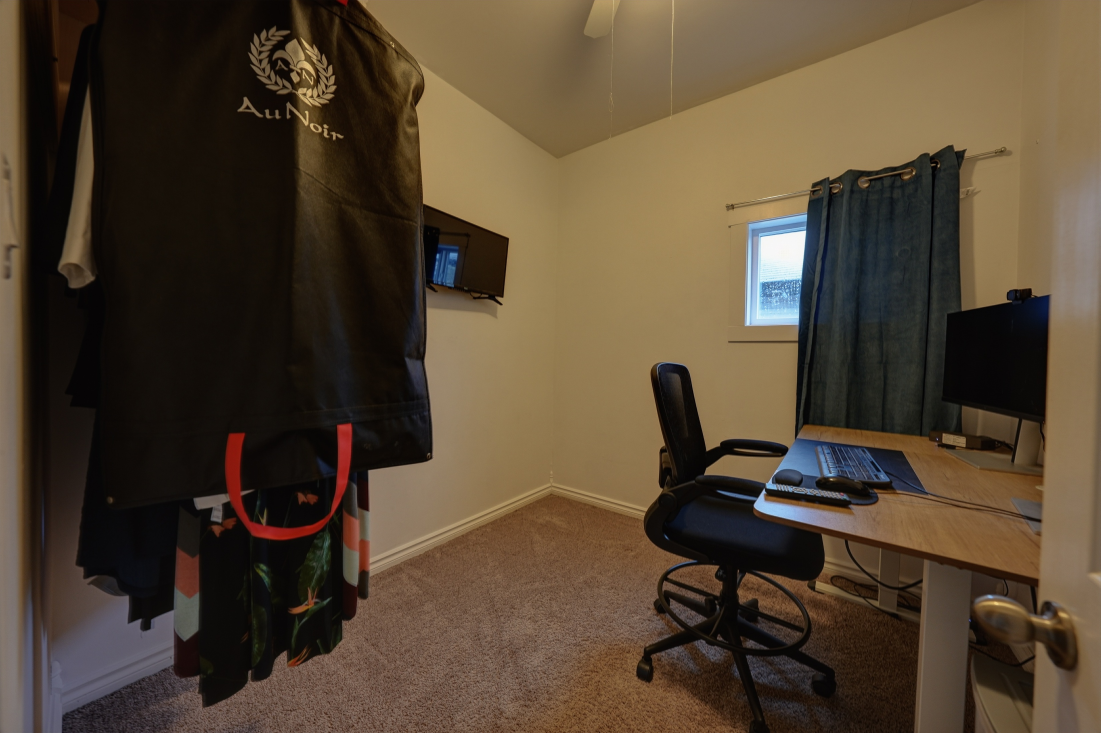
#> input picture nafnet-realestate/real_estate_test/input/0000_val.jpg, 3301 x 2199 px (shown at 1/3 size); its folder holds only this picture in this run
$ python create_comparisons.py
#> lines starting #> are read from the running program, lines starting #| are printed output that depends on the picture
#!/usr/bin/env python3
"""Create side-by-side comparison images (input | output)."""

import os
import cv2
import numpy as np
from glob import glob

INPUT_DIR = "real_estate_test/input"
OUTPUT_DIR = "real_estate_test/output"
COMPARISON_DIR = "real_estate_test/comparison"

def create_comparison(input_path, output_path, save_path):
    """Create side-by-side comparison image."""
#> called with input_path = 'real_estate_test/input/0000_val.jpg', output_path = 'real_estate_test/output/0000_val.jpg'
    img_in = cv2.imread(input_path)
#> img_in is the input picture: shape (2199, 3301, 3); mean B, G, R 50.9, 69.1, 84.5
    img_out = cv2.imread(output_path)

    if img_in is None or img_out is None:
        return False

    # Ensure same height
    h1, w1 = img_in.shape[:2]
#> h1 = 2199; w1 = 3301
    h2, w2 = img_out.shape[:2]
#> h2 = 2199; w2 = 3301

    if h1 != h2:
        # Resize output to match input height
        scale = h1 / h2
        img_out = cv2.resize(img_out, (int(w2 * scale), h1))

    # Add labels
    font = cv2.FONT_HERSHEY_SIMPLEX
    font_scale = 2
    thickness = 4

    # Add "INPUT" label
    cv2.putText(img_in, "INPUT", (30, 80), font, font_scale, (0, 0, 0), thickness + 4)
    cv2.putText(img_in, "INPUT", (30, 80), font, font_scale, (255, 255, 255), thickness)

    # Add "OUTPUT" label
    cv2.putText(img_out, "OUTPUT", (30, 80), font, font_scale, (0, 0, 0), thickness + 4)
    cv2.putText(img_out, "OUTPUT", (30, 80), font, font_scale, (255, 255, 255), thickness)

    # Create divider line
    divider = np.ones((h1, 4, 3), dtype=np.uint8) * 128

    # Concatenate horizontally
    comparison = np.hstack([img_in, divider, img_out])
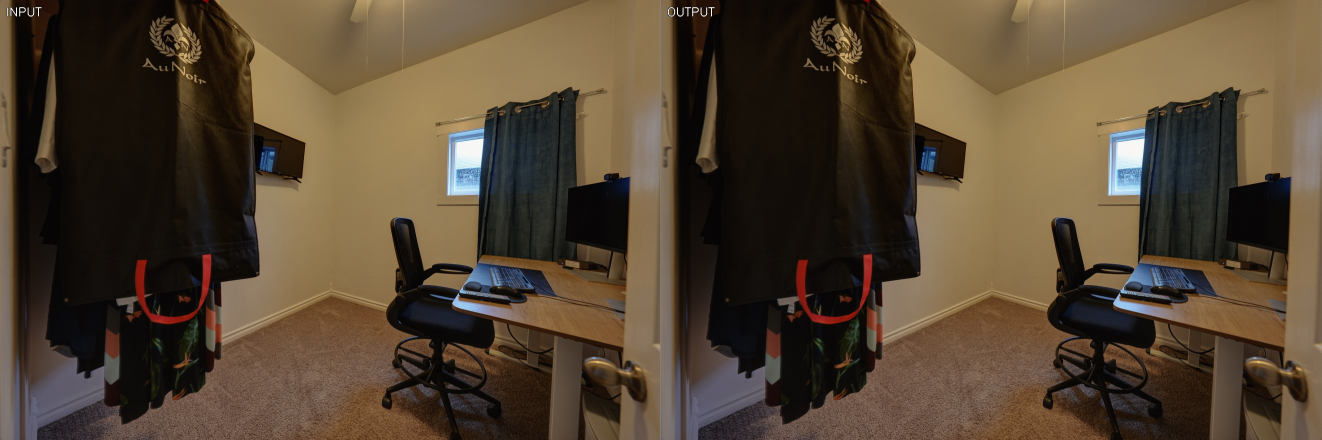
#> comparison: shape (2199, 6606, 3) (shown at 1/5 size); mean B, G, R 51, 69.2, 84.6

    cv2.imwrite(save_path, comparison, [cv2.IMWRITE_JPEG_QUALITY, 90])
    return True

def main():
    os.makedirs(COMPARISON_DIR, exist_ok=True)

    input_files = sorted(glob(os.path.join(INPUT_DIR, "*.jpg")))

    print(f"Creating {len(input_files)} comparison images...")

    created = 0
    for i, inp_path in enumerate(input_files):
        filename = os.path.basename(inp_path)
        name = os.path.splitext(filename)[0]

        out_path = os.path.join(OUTPUT_DIR, filename)
        save_path = os.path.join(COMPARISON_DIR, f"{i:04d}_input_output.jpg")

        if os.path.exists(out_path):
            if create_comparison(inp_path, out_path, save_path):
                created += 1
                if created <= 5 or created % 20 == 0:
                    print(f"  [{created}] {save_path}")

    print(f"\nCreated {created} comparison images in {COMPARISON_DIR}/")

    # Show total size
    total_size = sum(os.path.getsize(f) for f in glob(os.path.join(COMPARISON_DIR, "*.jpg")))
    print(f"Total size: {total_size / (1024*1024):.1f} MB")

if __name__ == "__main__":
    main()

$ run again, on nafnet-realestate/real_estate_test/input/0012_val.jpg
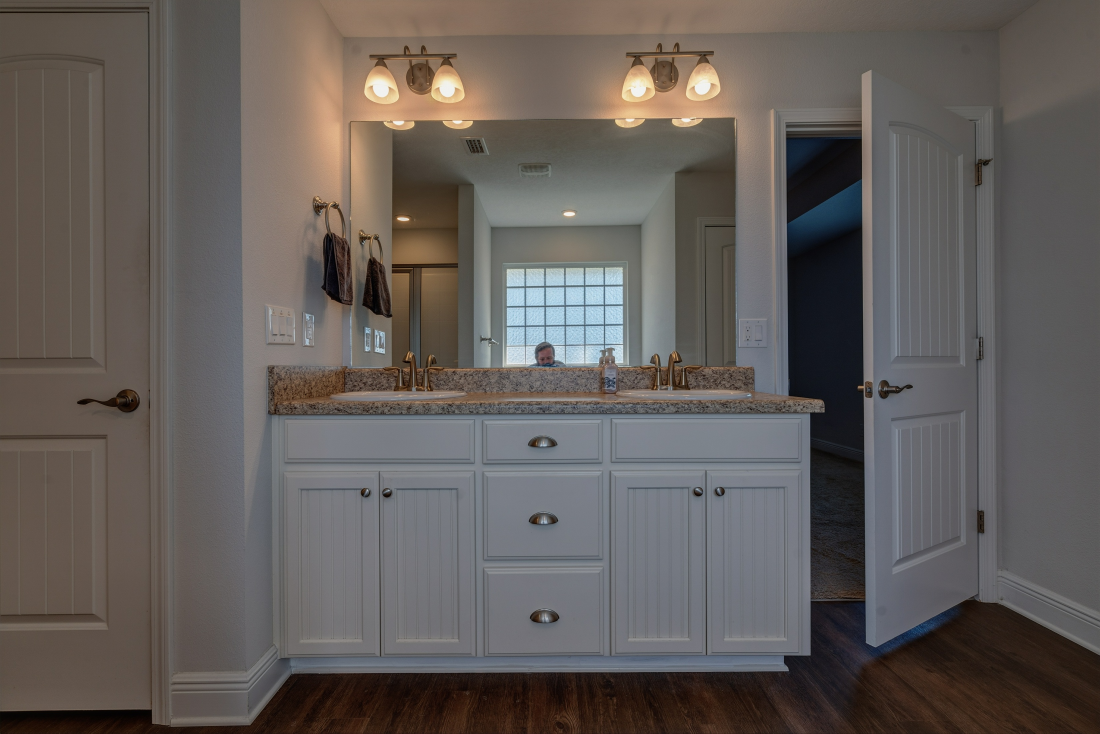
#> input picture nafnet-realestate/real_estate_test/input/0012_val.jpg, 3300 x 2200 px (shown at 1/3 size)
#> in create_comparison, img_in is the input picture: shape (2200, 3300, 3); mean B, G, R 90.3, 93.7, 99.4
#> in create_comparison, `comparison = np.hstack([img_in, divider, img_out])`:
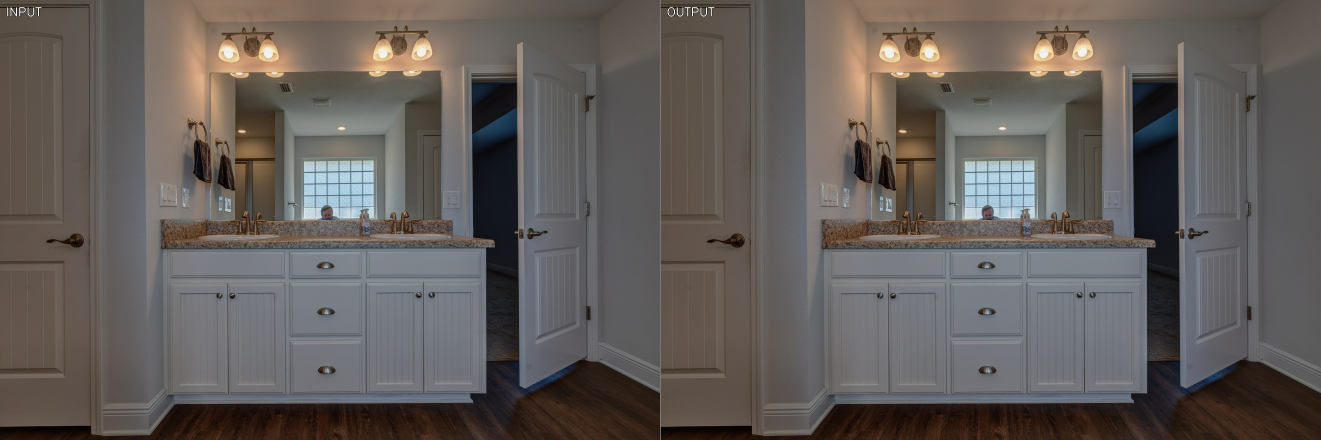
#> comparison: shape (2200, 6604, 3) (shown at 1/5 size); mean B, G, R 90.4, 93.7, 99.4

$ run again, on nafnet-realestate/real_estate_test/input/0015_val.jpg
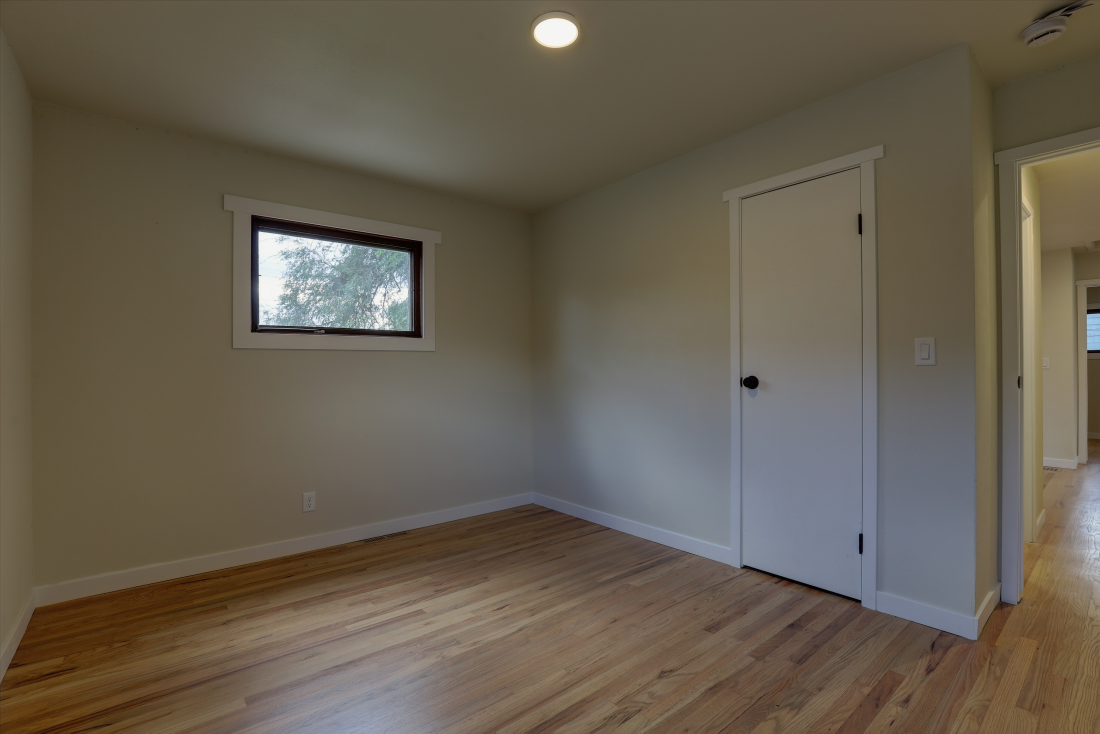
#> input picture nafnet-realestate/real_estate_test/input/0015_val.jpg, 3300 x 2200 px (shown at 1/3 size)
#> in create_comparison, img_in is the input picture: shape (2200, 3300, 3); mean B, G, R 80.5, 95.1, 104.1
#> in create_comparison, `comparison = np.hstack([img_in, divider, img_out])`:
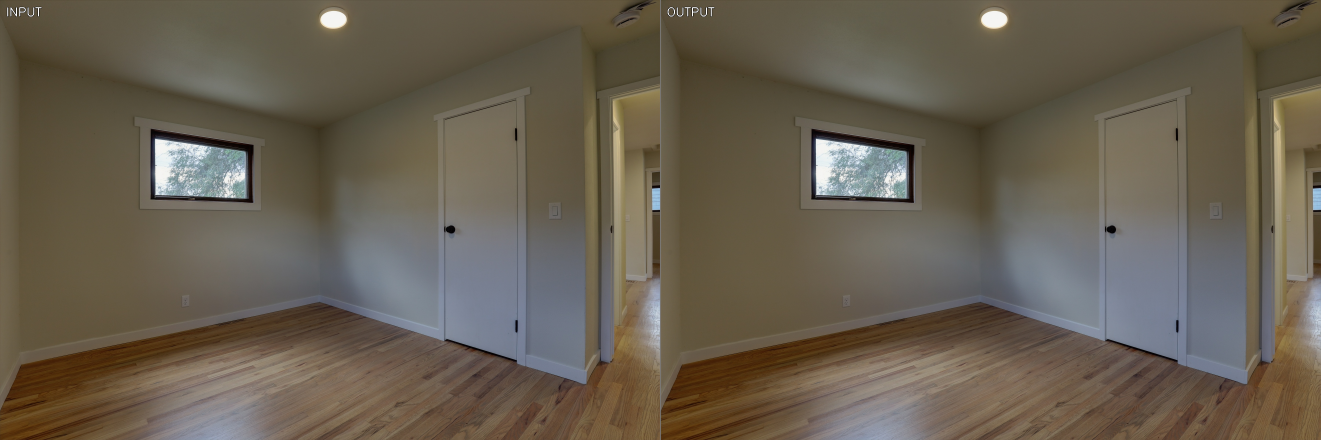
#> comparison: shape (2200, 6604, 3) (shown at 1/5 size); mean B, G, R 80.6, 95.2, 104.1

$ run again, on nafnet-realestate/real_estate_test/input/0017_val.jpg
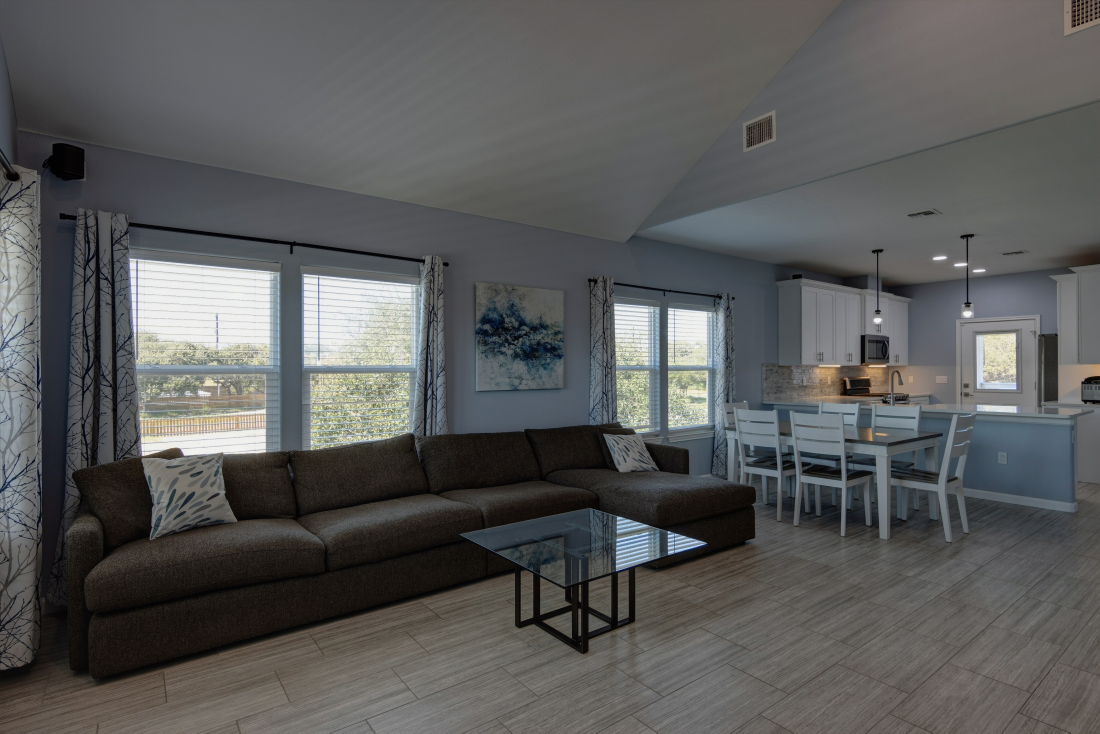
#> input picture nafnet-realestate/real_estate_test/input/0017_val.jpg, 3300 x 2200 px (shown at 1/3 size)
#> in create_comparison, img_in is the input picture: shape (2200, 3300, 3); mean B, G, R 90.4, 90.9, 90.5
#> in create_comparison, `comparison = np.hstack([img_in, divider, img_out])`:
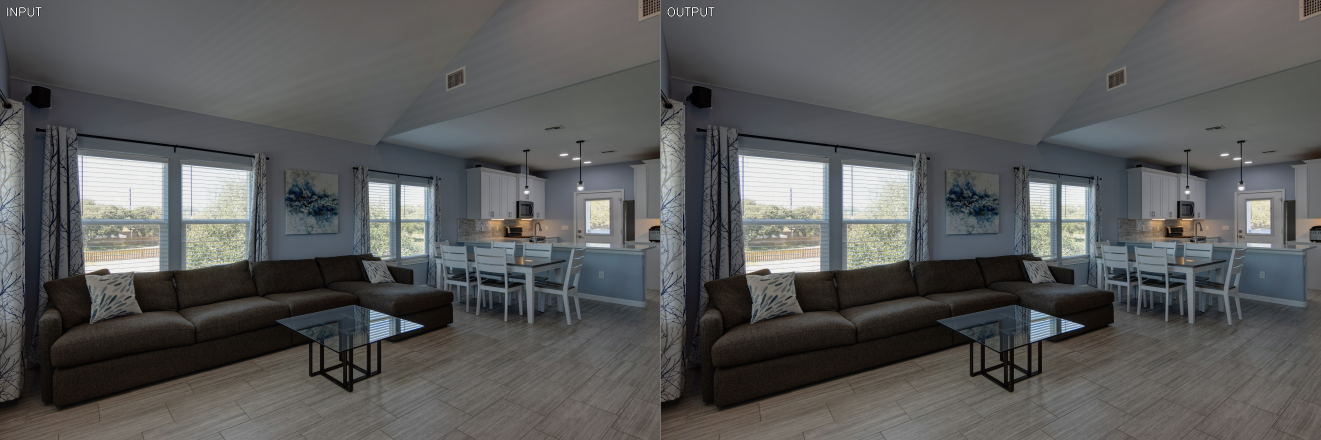
#> comparison: shape (2200, 6604, 3) (shown at 1/5 size); mean B, G, R 90.5, 90.9, 90.6

$ run again, on nafnet-realestate/real_estate_test/input/0004_val.jpg
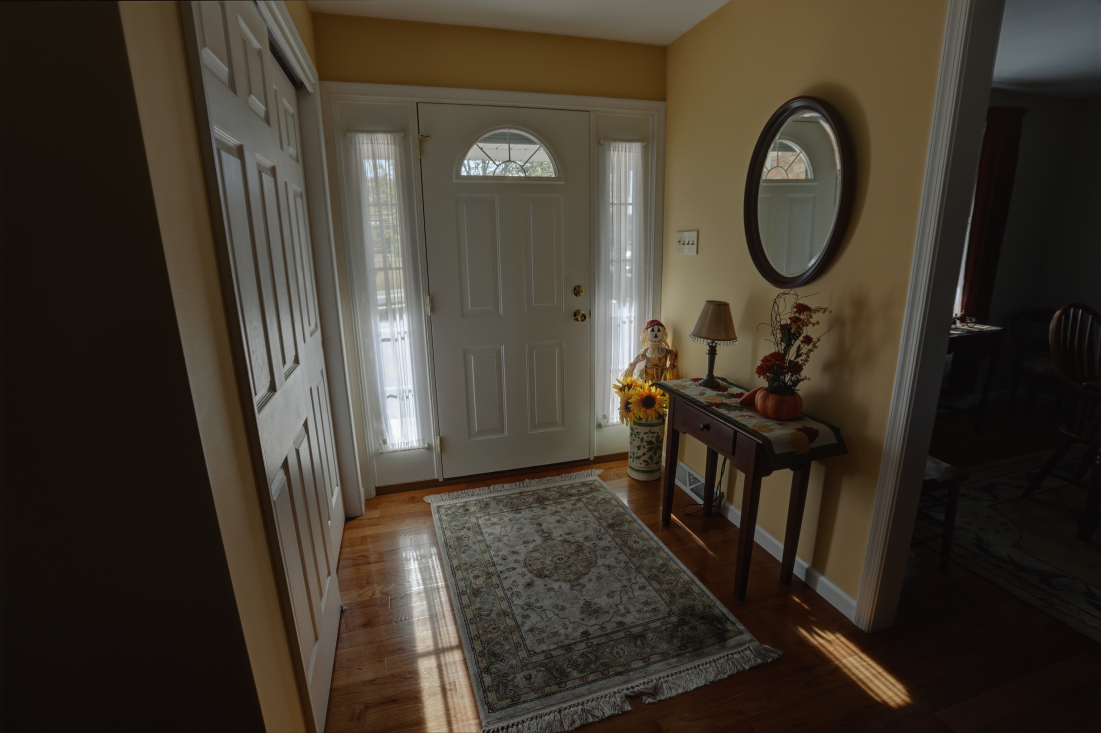
#> input picture nafnet-realestate/real_estate_test/input/0004_val.jpg, 3302 x 2198 px (shown at 1/3 size)
#> in create_comparison, img_in is the input picture: shape (2198, 3302, 3); mean B, G, R 47, 58.3, 66.4
#> in create_comparison, `comparison = np.hstack([img_in, divider, img_out])`:
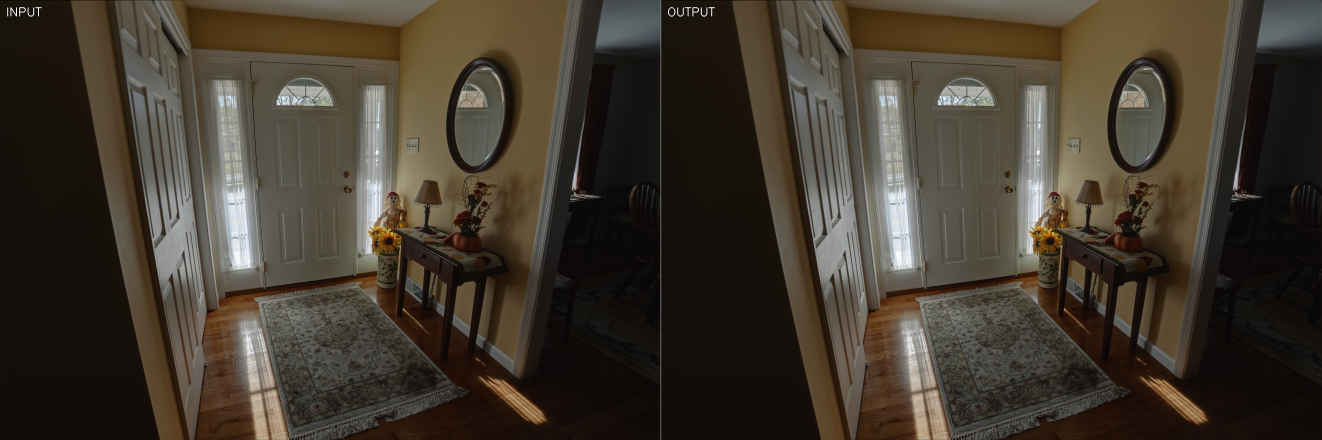
#> comparison: shape (2198, 6608, 3) (shown at 1/5 size); mean B, G, R 47.1, 58.5, 66.5
